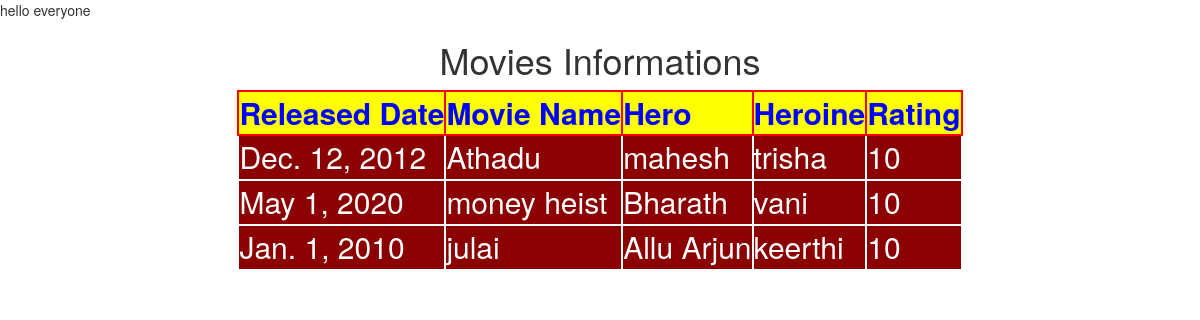
/listmovie/, run on the app's committed database.
### testapp/models.py (models this page shows)
class movie(models.Model):
    rdate=models.DateField()
    moviename=models.CharField(max_length=30)
    hero=models.CharField(max_length=30)
    heroine=models.CharField(max_length=30)
    rating=models.IntegerField()

### testapp/views.py (the view)
# urls.py: url(r'^listmovie/',views.list_movie_view),
def list_movie_view(request):
    movies_list=movie.objects.all()
    return render(request,'listmovie.html',{'movies_list':movies_list})

### templates/listmovie.html (shortened to what this page needs)
<!DOCTYPE html>
<html lang="en">
{% load static %}
<head>
        <link rel="stylesheet" href="https://maxcdn.bootstrapcdn.com/bootstrap/3.3.7/css/bootstrap.min.css">
    <link rel="stylesheet" href="{% static "css/demo.css" %}">
</head>
<body>
hello everyone
<h1> Movies Informations</h1>
{% if movies_list %}
<table>
    <thead>
    <th>Released Date</th>
    <th>Movie Name </th>
    <th>Hero</th>
    <th>Heroine</th>
    <th>Rating</th>
    </thead>
    {% for m in movies_list %}
    <tr>
        <td>{{ m.rdate }}</td>
        <td>{{ m.moviename }}</td>
        <td>{{ m.hero }}</td>
        <td>{{ m.heroine }}</td>
        <td>{{ m.rating }}</td>
    </tr>
    {% endfor %}
</table>
{% else %}
<p>No Movies Found</p>
{% endif %}
</body>
</html>

### static/css/demo.css (style rules this page uses)
body { background: url("https://i.ytimg.com/vi/6lt2JfJdGSY/maxresdefault.jpg"); background-repeat: no-repeat; background-size: cover; }
table,tr,td,thead,th { border: 2px solid white; font-size: 30px; color:white; background: darkred; margin: auto; }
thead,th { border: 2px solid red; font-size: 30px; color: blue; margin: auto; background: yellow; }
h1 { text-align: center; }

### data on the page
movie: rdate "Dec. 12, 2012", moviename "Athadu", hero "mahesh", heroine "trisha", rating "10"
movie: rdate "May 1, 2020", moviename "money heist", hero "Bharath", heroine "vani", rating "10"
movie: rdate "Jan. 1, 2010", moviename "julai", hero "Allu Arjun", heroine "keerthi", rating "10"
